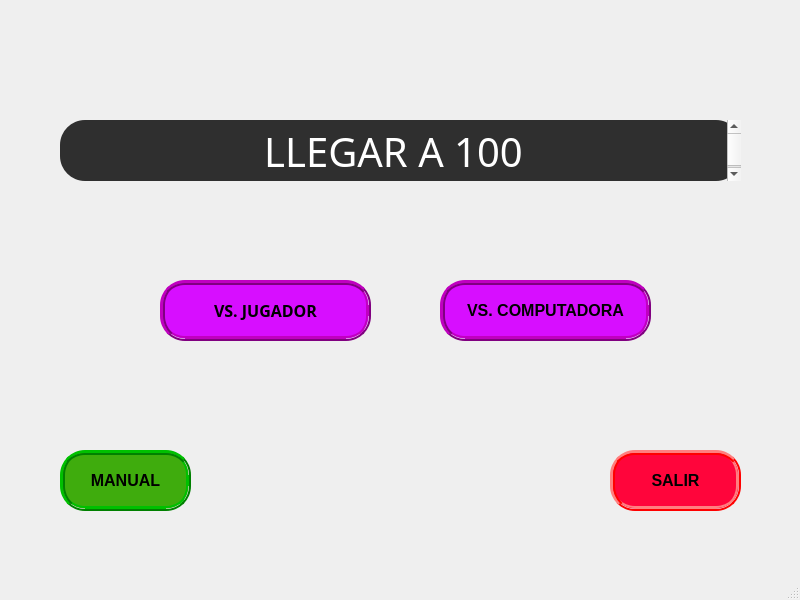
<?xml version="1.0" encoding="UTF-8"?>
<ui version="4.0">
 <class>MainWindow</class>
 <widget class="QMainWindow" name="MainWindow">
  <property name="geometry">
   <rect>
    <x>0</x>
    <y>0</y>
    <width>800</width>
    <height>600</height>
   </rect>
  </property>
  <property name="windowTitle">
   <string>MainWindow</string>
  </property>
  <widget class="QWidget" name="centralwidget">
   <widget class="QWidget" name="centralwidget_2" native="true">
    <property name="geometry">
     <rect>
      <x>0</x>
      <y>0</y>
      <width>801</width>
      <height>631</height>
     </rect>
    </property>
    <widget class="QPushButton" name="playersMode">
     <property name="geometry">
      <rect>
       <x>160</x>
       <y>280</y>
       <width>211</width>
       <height>61</height>
      </rect>
     </property>
     <property name="font">
      <font>
       <family>Sans Serif</family>
       <pointsize>-1</pointsize>
       <bold>true</bold>
       <strikeout>false</strikeout>
       <kerning>true</kerning>
      </font>
     </property>
     <property name="styleSheet">
      <string notr="true">background: rgb(215, 14, 255);  /* Fondo morado */
border-radius: 25px;  /* Bordes redondeados */
border: 5px ridge purple;  /* Borde surcado morado */
font-size: 16px;  /* Tamaño de fuente */
padding: 0px;</string>
     </property>
     <property name="text">
      <string>VS. JUGADOR</string>
     </property>
    </widget>
    <widget class="QPushButton" name="computerMode">
     <property name="geometry">
      <rect>
       <x>440</x>
       <y>280</y>
       <width>211</width>
       <height>61</height>
      </rect>
     </property>
     <property name="font">
      <font>
       <pointsize>-1</pointsize>
       <bold>true</bold>
      </font>
     </property>
     <property name="styleSheet">
      <string notr="true">background: rgb(215, 14, 255);  /* Fondo morado */
border-radius: 25px;  /* Bordes redondeados */
border: 5px ridge purple;  /* Borde surcado morado */
font-size: 16px;  /* Tamaño de fuente */
padding: 0px;</string>
     </property>
     <property name="text">
      <string>VS. COMPUTADORA</string>
     </property>
    </widget>
    <widget class="QPushButton" name="exit">
     <property name="geometry">
      <rect>
       <x>610</x>
       <y>450</y>
       <width>131</width>
       <height>61</height>
      </rect>
     </property>
     <property name="font">
      <font>
       <pointsize>-1</pointsize>
       <bold>true</bold>
      </font>
     </property>
     <property name="styleSheet">
      <string notr="true">background: rgb(255, 5, 59);  /* Fondo morado */
border-radius: 25px;  /* Bordes redondeados */
border: 5px ridge red;  /* Borde surcado morado */
font-size: 16px;  /* Tamaño de fuente */
padding: 0px;</string>
     </property>
     <property name="text">
      <string>SALIR</string>
     </property>
    </widget>
    <widget class="QPushButton" name="displayManual">
     <property name="geometry">
      <rect>
       <x>60</x>
       <y>450</y>
       <width>131</width>
       <height>61</height>
      </rect>
     </property>
     <property name="font">
      <font>
       <pointsize>-1</pointsize>
       <bold>true</bold>
      </font>
     </property>
     <property name="styleSheet">
      <string notr="true">background: rgb(63, 172, 13);  /* Fondo morado */
border-radius: 25px;  /* Bordes redondeados */
border: 5px ridge green;  /* Borde surcado morado */
font-size: 16px;  /* Tamaño de fuente */
padding: 0px;</string>
     </property>
     <property name="text">
      <string>MANUAL</string>
     </property>
    </widget>
    <widget class="QTextEdit" name="textEdit">
     <property name="geometry">
      <rect>
       <x>60</x>
       <y>120</y>
       <width>681</width>
       <height>61</height>
      </rect>
     </property>
     <property name="font">
      <font>
       <family>Sans Serif</family>
       <pointsize>20</pointsize>
       <bold>true</bold>
      </font>
     </property>
     <property name="mouseTracking">
      <bool>false</bool>
     </property>
     <property name="acceptDrops">
      <bool>false</bool>
     </property>
     <property name="autoFillBackground">
      <bool>false</bool>
     </property>
     <property name="styleSheet">
      <string notr="true">QTextEdit {
	background: rgb(47, 47, 47);
    font-family: Sans Serif;
    font-size: 20pt;
    font-weight: bold;
    font-style: bold;
	border-radius: 25px;  /* Bordes redondeados */
}
</string>
     </property>
     <property name="sizeAdjustPolicy">
      <enum>QAbstractScrollArea::SizeAdjustPolicy::AdjustToContentsOnFirstShow</enum>
     </property>
     <property name="html">
      <string>&lt;!DOCTYPE HTML PUBLIC &quot;-//W3C//DTD HTML 4.0//EN&quot; &quot;http://www.w3.org/TR/REC-html40/strict.dtd&quot;&gt;
&lt;html&gt;&lt;head&gt;&lt;meta name=&quot;qrichtext&quot; content=&quot;1&quot; /&gt;&lt;meta charset=&quot;utf-8&quot; /&gt;&lt;style type=&quot;text/css&quot;&gt;
p, li { white-space: pre-wrap; }
hr { height: 1px; border-width: 0; }
li.unchecked::marker { content: &quot;\2610&quot;; }
li.checked::marker { content: &quot;\2612&quot;; }
&lt;/style&gt;&lt;/head&gt;&lt;body style=&quot; font-family:'Sans Serif'; font-size:20pt; font-weight:700; font-style:normal;&quot;&gt;
&lt;p align=&quot;center&quot; style=&quot; margin-top:0px; margin-bottom:0px; margin-left:0px; margin-right:0px; -qt-block-indent:0; text-indent:0px;&quot;&gt;&lt;span style=&quot; font-size:30pt; font-weight:400; color:#ffffff;&quot;&gt;LLEGAR A 100&lt;/span&gt;&lt;/p&gt;&lt;/body&gt;&lt;/html&gt;</string>
     </property>
    </widget>
   </widget>
  </widget>
  <widget class="QMenuBar" name="menubar">
   <property name="geometry">
    <rect>
     <x>0</x>
     <y>0</y>
     <width>800</width>
     <height>19</height>
    </rect>
   </property>
  </widget>
  <widget class="QStatusBar" name="statusbar"/>
 </widget>
 <resources/>
 <connections/>
</ui>
